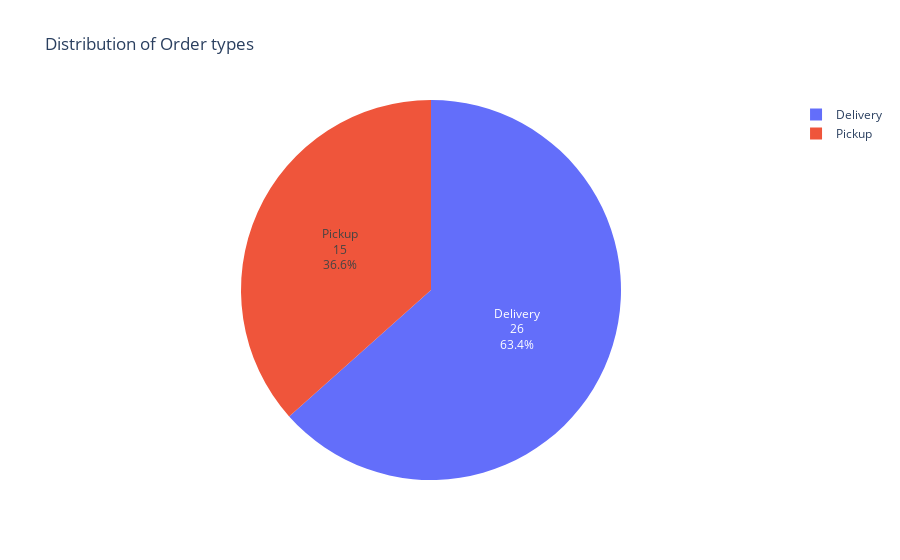

The notebook cell saved with this chart:
### Code cell
fig.show()

### Figure 1 — Plotly figure (JSON) as saved in the notebook; plotly's stock layout.template omitted (floating-point values rounded to 4 significant figures)
{"data": [{"domain": {"x": [0, 1], "y": [0, 1]}, "hovertemplate": "order_type=%{label}<br>counts=%{value}<extra></extra>", "labels": ["Delivery", "Pickup"], "legendgroup": "", "name": "", "showlegend": true, "textinfo": "percent+label+value", "textposition": "inside", "type": "pie", "values": [26, 15]}], "layout": {"legend": {"tracegroupgap": 0}, "title": {"text": "Distribution of Order types"}}}
